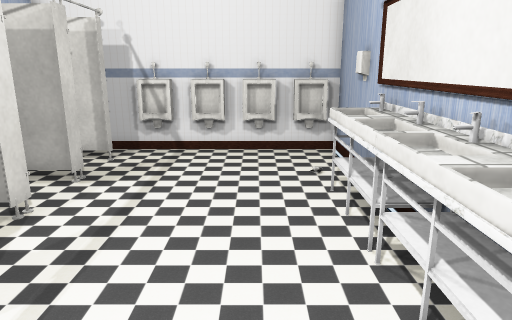
view 1 (above)

12 first-person views from a walk through a Unity game level. The camera is 1.5 m above the floor, tilts 14° down and sees 70° across. Doors are open. The floor is counted in squares, 0.5 m on a side. Each view is taken from the middle of a square. On the plan, view 1 faces up. The plan holds only what a view shows up to about 20 squares ahead; the rest is blank. The player is left out. Some surface patterns are stand-ins.

view 2
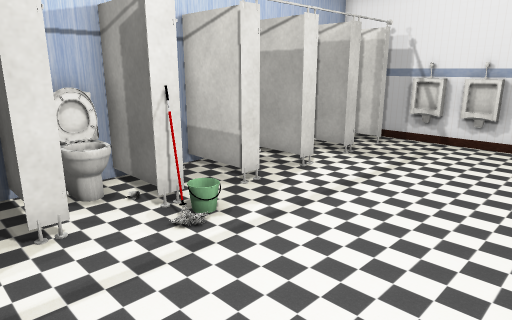

view 3
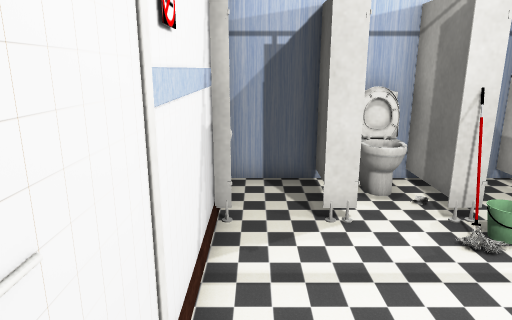

view 4
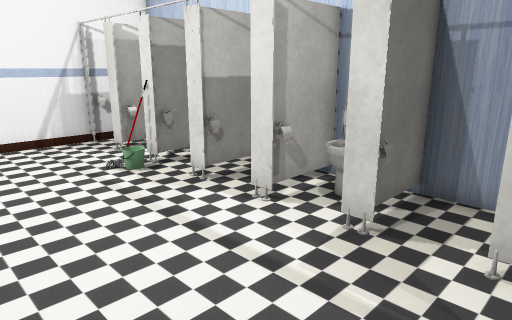

view 5
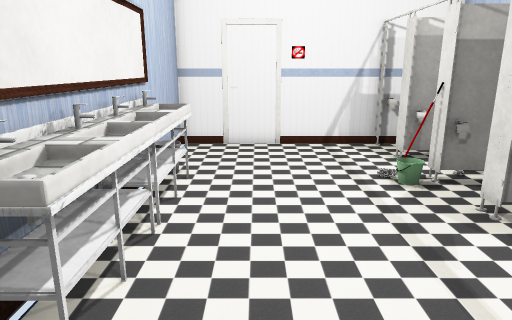

view 6
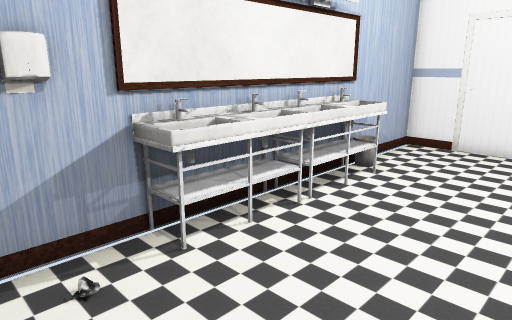

view 7
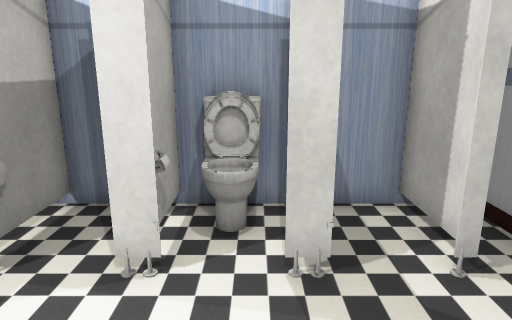

view 8
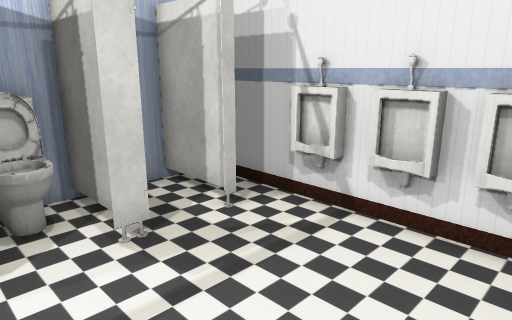

view 9
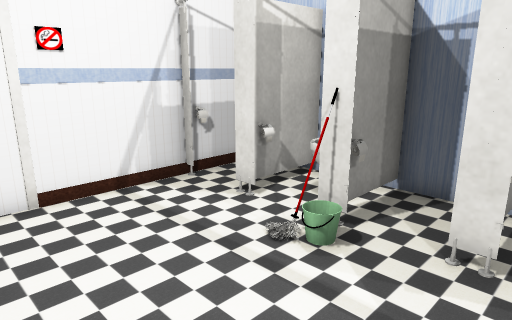

view 10
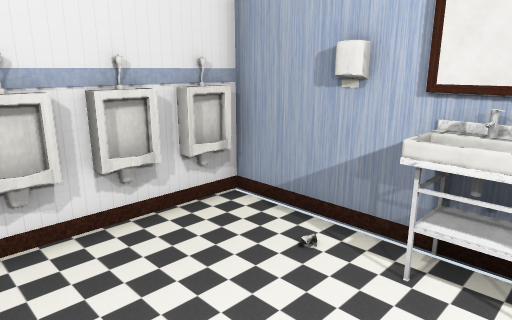

view 11
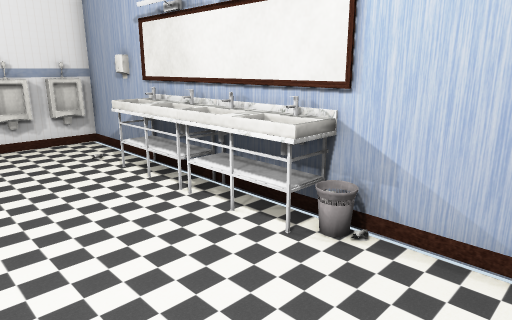

view 12
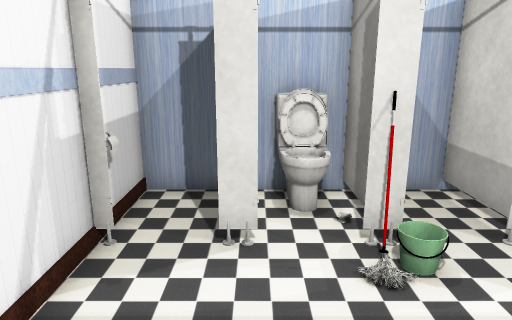

### Floor plan
Points are (right, up) in squares from view 1. A wall is a line through its corners. A room is listed if a view was taken in it or the views show most of it. See-through windows are left out.
Room 1 (views 1, 2, 3, 4, 5, 6, 7, 8, 9, 10, 11, 12)
walls: (-4.9, 7.6) (-4.9, 6.9); (3.1, 8.4) (3.1, 13.8) (-6, 13.8); (-5.5, 2.2) (-8, 2.2); (-7.9, 3.1) (-7.9, -0.4); (-4.9, 12.4) (-4.9, 11.9); (-8, -0.3) (-5.4, -0.3); (-4.5, -2.9) (3.1, -2.9) (3.1, 2.6)
low walls: (3.1, 8.8) (2.4, 8.8)
ways out: open door at (-4, 8) to room 2; open door at (-5, 6.5) to room 3; open door at (-5, 11.5) to room 4; open door at (-5, 3.5); open door at (-4.5, -1)
objects: other object (-7, 1) to (-6, 1); other object (-5, 0); other object (-5, 2); other object (-5, 5); other object (-5, 10); other object (-4, 13) to (-3, 14); other object (-2, 13) to (-1, 14); other object (0, 13) to (0, 14); other object (2, 2) to (2, 5); other object (2, 6) to (2, 9); other object (2, 13) to (2, 14)
Room 2 (no view inside)
walls: (-5.4, 9.8) (-8, 9.8); (-7.9, 9.9) (-7.9, 7.3) (-5.3, 7.3)
ways out: open door at (-4, 8) to room 1
objects: other object (-7, 8) to (-6, 9); other object (-5, 8)
Room 3 (no view inside)
walls: (-7.9, 5.8) (-7.9, 3.9); (-8, 4.8) (-5.4, 4.8); (-5.1, 7.2) (-7.1, 7.2)
ways out: open door at (-5, 6.5) to room 1
Room 4 (no view inside)
walls: (-8, 9.8) (-5.5, 9.8); (-5, 12.3) (-7.9, 12.3) (-7.9, 9.9)
ways out: open door at (-5, 11.5) to room 1

Where each view was taken, in squares from view 1:
view 1: 0 up, 0 right, facing up
view 2: 2 down, 2 right, facing up-left
view 3: 2 down, 2 right, facing left
view 4: 13 up, 1 right, facing down-left
view 5: 12 up, 0 right, facing down
view 6: 12 up, 3 left, facing down-right
view 7: 9 up, 0 right, facing left
view 8: 7 up, 1 right, facing up-left
view 9: 6 up, 1 right, facing down-left
view 10: 7 up, 3 left, facing up-right
view 11: 2 down, 3 left, facing up-right
view 12: 0 up, 1 right, facing left
